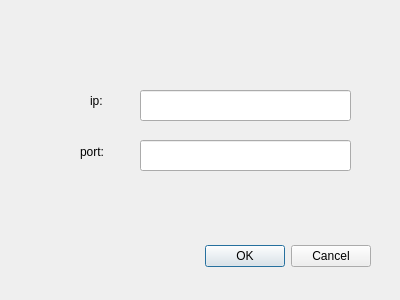
<?xml version="1.0" encoding="UTF-8"?>
<ui version="4.0">
 <class>ConnectDialog</class>
 <widget class="QDialog" name="ConnectDialog">
  <property name="geometry">
   <rect>
    <x>0</x>
    <y>0</y>
    <width>400</width>
    <height>300</height>
   </rect>
  </property>
  <property name="windowTitle">
   <string>Dialog</string>
  </property>
  <widget class="QDialogButtonBox" name="buttonBox">
   <property name="geometry">
    <rect>
     <x>30</x>
     <y>240</y>
     <width>341</width>
     <height>32</height>
    </rect>
   </property>
   <property name="orientation">
    <enum>Qt::Horizontal</enum>
   </property>
   <property name="standardButtons">
    <set>QDialogButtonBox::Cancel|QDialogButtonBox::Ok</set>
   </property>
  </widget>
  <widget class="QLineEdit" name="ipEdit">
   <property name="geometry">
    <rect>
     <x>140</x>
     <y>90</y>
     <width>211</width>
     <height>31</height>
    </rect>
   </property>
  </widget>
  <widget class="QLabel" name="label">
   <property name="geometry">
    <rect>
     <x>90</x>
     <y>90</y>
     <width>51</width>
     <height>21</height>
    </rect>
   </property>
   <property name="text">
    <string>ip:</string>
   </property>
  </widget>
  <widget class="QLabel" name="label_2">
   <property name="geometry">
    <rect>
     <x>80</x>
     <y>140</y>
     <width>89</width>
     <height>23</height>
    </rect>
   </property>
   <property name="text">
    <string>port:</string>
   </property>
  </widget>
  <widget class="QLineEdit" name="portEdit">
   <property name="geometry">
    <rect>
     <x>140</x>
     <y>140</y>
     <width>211</width>
     <height>31</height>
    </rect>
   </property>
  </widget>
 </widget>
 <resources/>
 <connections>
  <connection>
   <sender>buttonBox</sender>
   <signal>accepted()</signal>
   <receiver>ConnectDialog</receiver>
   <slot>accept()</slot>
   <hints>
    <hint type="sourcelabel">
     <x>248</x>
     <y>254</y>
    </hint>
    <hint type="destinationlabel">
     <x>157</x>
     <y>274</y>
    </hint>
   </hints>
  </connection>
  <connection>
   <sender>buttonBox</sender>
   <signal>rejected()</signal>
   <receiver>ConnectDialog</receiver>
   <slot>reject()</slot>
   <hints>
    <hint type="sourcelabel">
     <x>316</x>
     <y>260</y>
    </hint>
    <hint type="destinationlabel">
     <x>286</x>
     <y>274</y>
    </hint>
   </hints>
  </connection>
 </connections>
</ui>
